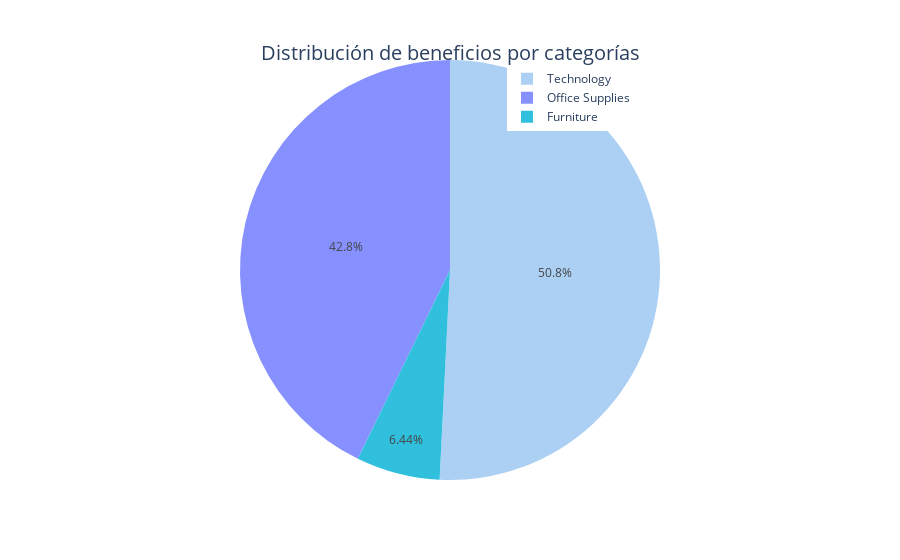

Source (notebook cell):
### Code cell
pie = px.pie(df_category_profit, names= 'category', values='profit',
             color = ['Furniture', 'Office Supplies', 'Technology'],
             color_discrete_map = {'Furniture': '#30BFDD',
                                   'Office Supplies': '#8690FF',
                                   'Technology': '#ACD0F4'})
pie.update_layout(title = dict(text = "Distribución de beneficios por categorías", 
															 font = dict(size = 20),
															 automargin = True, 
															 yref = 'paper',
															 x = 0.5,
															 y = 1),
							    legend = dict(yanchor = "top",
														    y = 0.99,
														    xanchor = "right",
														    x = 0.75))
pie.show()

### Figure 1 — Plotly figure (JSON) as saved in the notebook; plotly's stock layout.template omitted (floating-point values rounded to 4 significant figures)
{"data": [{"customdata": [["Furniture"], ["Office Supplies"], ["Technology"]], "domain": {"x": [0, 1], "y": [0, 1]}, "hovertemplate": "category=%{label}<br>profit=%{value}<br>color=%{customdata[0]}<extra></extra>", "labels": ["Furniture", "Office Supplies", "Technology"], "legendgroup": "", "marker": {"colors": ["#30BFDD", "#8690FF", "#ACD0F4"]}, "name": "", "showlegend": true, "type": "pie", "values": [18450.0, 122500.0, 145500.0]}], "layout": {"legend": {"tracegroupgap": 0, "x": 0.75, "xanchor": "right", "y": 0.99, "yanchor": "top"}, "margin": {"t": 60}, "title": {"automargin": true, "font": {"size": 20}, "text": "Distribución de beneficios por categorías", "x": 0.5, "y": 1, "yref": "paper"}}}
